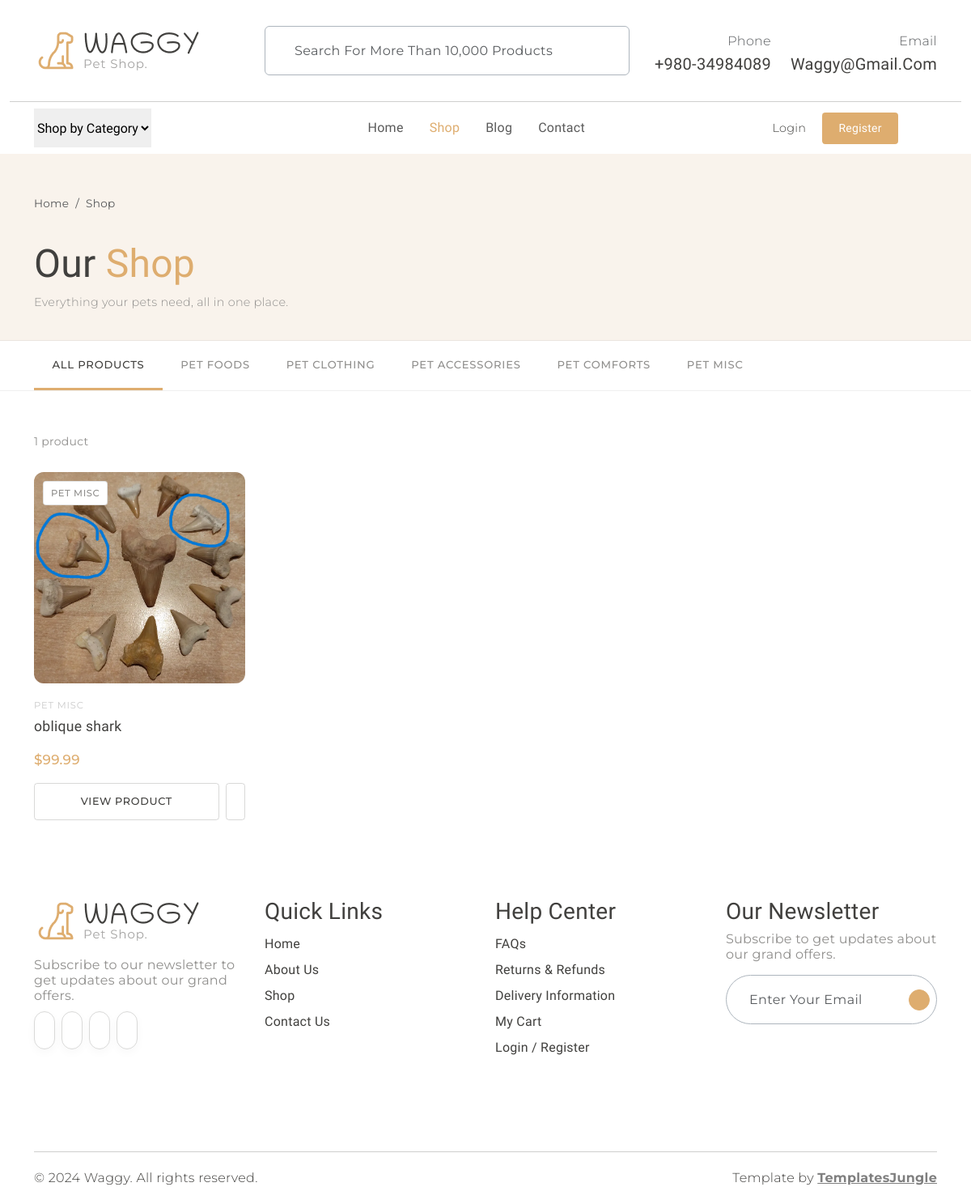
Page /shop/ on the earlier database version.
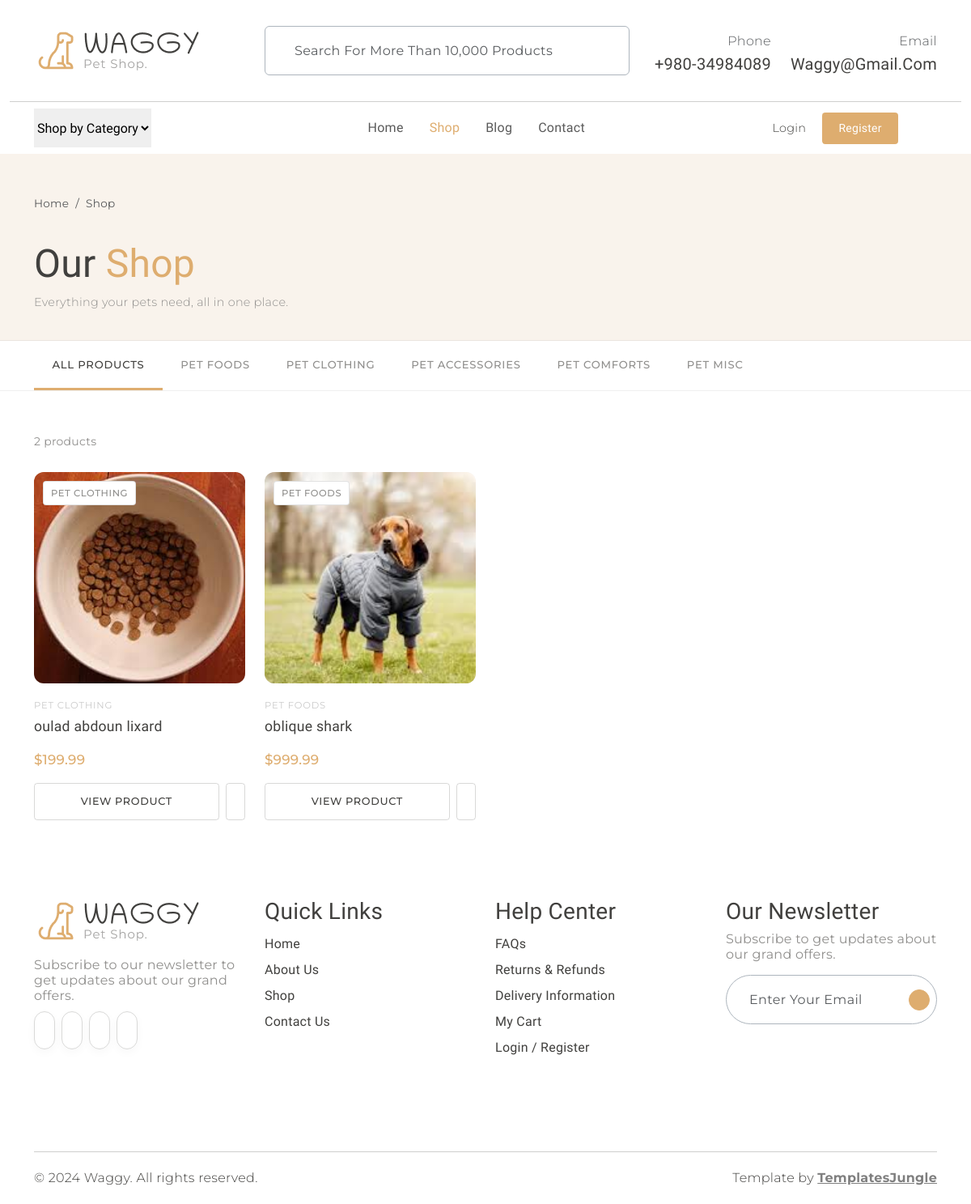
Same page on the later database version.
### models.py (models this page shows, shortened)
class Product(db.Model):
    __tablename__ = "products"
    id                   = db.Column(db.Integer,     primary_key=True)
    name                 = db.Column(db.String(120), nullable=False)
    slug                 = db.Column(db.String(160), unique=True, nullable=True, index=True)
    category             = db.Column(db.String(30),  nullable=False, default="misc")
    description          = db.Column(db.Text,        nullable=False, default="")
    extended_description = db.Column(db.Text,        nullable=False, default="")
    image_filename       = db.Column(db.String(256), nullable=True)
    price                = db.Column(db.Float,       nullable=False, default=0.0)
    is_active            = db.Column(db.Boolean,     nullable=False, default=True)
    stock                = db.Column(db.Integer,     nullable=False, default=0)
    created_at           = db.Column(db.DateTime,    nullable=False, default=datetime.utcnow)
    updated_at           = db.Column(db.DateTime,    nullable=False, default=datetime.utcnow,
                                     onupdate=datetime.utcnow)
    cart_items = db.relationship(
        "CartItem",
        backref=db.backref("product", lazy="joined"),
        cascade="all, delete-orphan",
        passive_deletes=True,
    )
    @property
    def category_label(self) -> str:
        return PRODUCT_CATEGORIES.get(self.category, self.category.capitalize())
    @property
    def image_url(self) -> str:
        if self.image_filename:
            return f"images/products/{self.image_filename}"
        return "images/item1.jpg"

### shop.py (the view)
@shop_bp.route("/")
def index():
    category = request.args.get("category", "all")
    q = Product.query.filter_by(is_active=True)
    if category and category != "all":
        q = q.filter_by(category=category)
    products = q.order_by(Product.created_at.desc()).all()
    return render_template(
        "shop/index.html",
        products=products,
        categories=PRODUCT_CATEGORIES,
        active_category=category,
    )

### templates/shop/index.html (shortened to what this page needs)
{% extends "base.html" %}
{% block content %}
<div class="shop-hero">
  <div class="container">
    <nav aria-label="breadcrumb" class="mb-2">
      <ol class="breadcrumb mb-0">
        <li class="breadcrumb-item"><a href="{{ url_for('main.index') }}" class="text-muted text-decoration-none">Home</a></li>
        <li class="breadcrumb-item active text-muted">Shop</li>
      </ol>
    </nav>
    <h1 class="fw-normal">Our <span class="text-primary">Shop</span></h1>
    <p class="secondary-font mb-0" style="color:#908F8D; font-size:0.9rem;">
      Everything your pets need, all in one place.
    </p>
  </div>
</div>
<div class="category-bar">
  <div class="container">
    <div class="inner">
      <a href="{{ url_for('shop.index') }}"
         class="cat-btn {% if active_category == 'all' %}active{% endif %}">
        All Products
      </a>
      {% for key, label in categories.items() %}
        <a href="{{ url_for('shop.index', category=key) }}"
           class="cat-btn {% if active_category == key %}active{% endif %}">
          {{ label }}
        </a>
      {% endfor %}
    </div>
  </div>
</div>
<div class="container my-5">
  <div class="results-bar">
    <span class="results-count">
      {% if products %}
        {{ products | length }} product{{ 's' if products | length != 1 }}
      {% else %}
        No products found
      {% endif %}
    </span>
  </div>
  {% if products %}
    <div class="row row-cols-2 row-cols-md-3 row-cols-lg-4 g-4">
      {% for product in products %}
        <div class="col">
          <div class="product-card">
            <div class="product-card__img-wrap">
              <a href="{{ url_for('shop.product_detail', slug=product.slug) }}">
                <img
                  src="{{ url_for('static', filename=product.image_url) }}"
                  alt="{{ product.name }}"
                  onerror="this.src='{{ url_for('static', filename='images/item1.jpg') }}'"
                >
              </a>
              <span class="product-card__badge">{{ product.category_label }}</span>
            </div>
            <div class="product-card__body">
              <div class="product-card__cat">{{ product.category_label }}</div>
              <a href="{{ url_for('shop.product_detail', slug=product.slug) }}"
                 class="product-card__name">
                {{ product.name }}
              </a>
              <div class="product-card__price">${{ "%.2f" | format(product.price) }}</div>
              <div class="product-card__actions">
                <a href="{{ url_for('shop.product_detail', slug=product.slug) }}"
                   class="btn-add-cart">View Product</a>
                <a href="#" class="btn-wishlist-sm" title="Add to wishlist">
                </a>
              </div>
            </div>
          </div>
        </div>
      {% endfor %}
    </div>
  {% endif %}
</div>
{% endblock %}

### templates/base.html (shortened to what this page needs)
<!DOCTYPE html>
<html lang="en">
<head>
  <link rel="stylesheet" href="https://cdn.jsdelivr.net/npm/swiper@9/swiper-bundle.min.css" />
  <link href="https://cdn.jsdelivr.net/npm/bootstrap@5.3.0-alpha3/dist/css/bootstrap.min.css" rel="stylesheet"
>
  <link rel="stylesheet" href="{{ url_for('static', filename='css/normalize.css') }}">
  <link rel="stylesheet" href="{{ url_for('static', filename='css/vendor.css') }}">
  <link rel="stylesheet" href="{{ url_for('static', filename='style.css') }}">
</head>
<body>
  <header>
    <div class="container py-2">
      <div class="row py-4 pb-0 pb-sm-4 align-items-center">
        <div class="col-sm-4 col-lg-3 text-center text-sm-start">
          <a href="{{ url_for('main.index') }}">
            <img src="{{ url_for('static', filename='images/logo.png') }}" alt="Waggy" class="img-fluid">
          </a>
        </div>
        <div class="col-sm-6 offset-sm-2 offset-md-0 col-lg-5 d-none d-lg-block">
          <div class="search-bar border rounded-2 px-3 border-dark-subtle">
            <form class="text-center d-flex align-items-center"
                  action="{{ url_for('shop.search') }}" method="get">
              <input type="text" class="form-control border-0 bg-transparent"
                     placeholder="Search for more than 10,000 products"
                     name="q"
                     value="{{ request.args.get('q', '') if request.endpoint == 'shop.search' else '' }}" />
            </form>
          </div>
        </div>
        <div class="col-sm-8 col-lg-4 d-flex justify-content-end gap-4 align-items-center mt-4 mt-sm-0 justify-content-center justify-content-sm-end">
          <div class="support-box text-end d-none d-xl-block">
            <span class="fs-6 secondary-font text-muted">Phone</span>
            <h5 class="mb-0">+980-34984089</h5>
          </div>
          <div class="support-box text-end d-none d-xl-block">
            <span class="fs-6 secondary-font text-muted">Email</span>
            <h5 class="mb-0">waggy@gmail.com</h5>
          </div>
        </div>
      </div>
    </div>
    <div class="container-fluid"><hr class="m-0"></div>
    <div class="container">
      <nav class="main-menu d-flex navbar navbar-expand-lg">
        <div class="offcanvas offcanvas-end" tabindex="-1" id="offcanvasNavbar">
          <div class="offcanvas-body justify-content-between">
            <select class="filter-categories border-0 mb-0 me-5">
              <option>Shop by Category</option>
            </select>
            <ul class="navbar-nav menu-list list-unstyled d-flex gap-md-3 mb-0">
              <li class="nav-item">
                <a href="{{ url_for('main.index') }}"
                   class="nav-link {% if request.endpoint == 'main.index' %}active{% endif %}">
                  Home
                </a>
              </li>
              <li class="nav-item">
                <a href="{{ url_for('shop.index') }}"
                   class="nav-link {% if request.endpoint and request.endpoint.startswith('shop.') %}active{% endif %}">
                  Shop
                </a>
              </li>
              <li class="nav-item">
                <a href="#" class="nav-link">Blog</a>
              </li>
              <li class="nav-item">
                <a href="#" class="nav-link">Contact</a>
              </li>
            </ul>
            <div class="d-none d-lg-flex align-items-center">
              <ul class="d-flex justify-content-end list-unstyled m-0 align-items-center gap-1">
                {% if current_user.is_authenticated %}
                  <li class="nav-item dropdown">
                    <a class="nav-link dropdown-toggle d-flex align-items-center gap-1 mx-2"
                       href="#" role="button" data-bs-toggle="dropdown" aria-expanded="false">
                      <iconify-icon icon="healthicons:person" class="fs-4"></iconify-icon>
                      <span class="secondary-font" style="font-size:0.9rem; font-weight:500;">
                        {{ current_user.username }}
                      </span>
                      {% if current_user.is_admin %}
                        <span class="badge rounded-pill bg-primary ms-1"
                              style="font-family:var(--secondary-font); font-size:0.65rem; padding:0.3em 0.6em;">
                          Admin
                        </span>
                      {% endif %}
                    </a>
                    <ul class="dropdown-menu dropdown-menu-end" style="min-width:180px;">
                      <li>
                        <a class="dropdown-item secondary-font" href="{{ url_for('main.dashboard') }}">
                          <iconify-icon icon="la:tachometer-alt" class="me-1"></iconify-icon>
                          Dashboard
                        </a>
                      </li>
                      <li>
                        <a class="dropdown-item secondary-font" href="{{ url_for('cart.view_cart') }}">
                          <iconify-icon icon="la:shopping-cart" class="me-1"></iconify-icon>
                          My Cart
                          {% if cart_count > 0 %}
                            <span class="badge bg-primary rounded-pill ms-1"
                                  style="font-size:0.65rem;">{{ cart_count }}</span>
                          {% endif %}
                        </a>
                      </li>
                      {% if current_user.is_admin %}
                        <li>
                          <a class="dropdown-item secondary-font" href="{{ url_for('shop.change_listing') }}">
                            <iconify-icon icon="la:cogs" class="me-1"></iconify-icon>
                            Manage Listings
                          </a>
                        </li>
                      {% endif %}
                      <li><hr class="dropdown-divider"></li>
                      <li>
                        <a class="dropdown-item secondary-font text-danger" href="{{ url_for('auth.logout') }}">
                          <iconify-icon icon="la:sign-out-alt" class="me-1"></iconify-icon>
                          Logout
                        </a>
                      </li>
                    </ul>
                  </li>
                {% else %}
                  <li>
                    <a href="{{ url_for('auth.login') }}" class="mx-2 nav-link d-flex align-items-center gap-1">
                      <span class="secondary-font d-none d-xl-inline" style="font-size:0.9rem;">Login</span>
                    </a>
                  </li>
                  <li>
                    <a href="{{ url_for('auth.register') }}"
                       class="btn btn-primary rounded-1 mx-2"
                       style="padding:0.5rem 1.2rem; font-size:0.875rem;">
                      Register
                    </a>
                  </li>
                {% endif %}
                <li>
                </li>
                <li class="position-relative">
                </li>
              </ul>
            </div>
          </div>
        </div>
      </nav>
    </div>
  </header>
  {% block content %}{% endblock %}
  <footer id="footer" class="my-5">
    <div class="container py-5 my-5">
      <div class="row">
        <div class="col-md-3">
          <div class="footer-menu">
            <img src="{{ url_for('static', filename='images/logo.png') }}" alt="Waggy">
            <p class="blog-paragraph fs-6 mt-3">Subscribe to our newsletter to get updates about our grand offers.</p>
            <div class="social-links">
              <ul class="d-flex list-unstyled gap-2">
                <li class="social"><a href="#"><iconify-icon class="social-icon" icon="ri:facebook-fill"></iconify-icon></a></li>
                <li class="social"><a href="#"><iconify-icon class="social-icon" icon="ri:twitter-fill"></iconify-icon></a></li>
                <li class="social"><a href="#"><iconify-icon class="social-icon" icon="ri:instagram-fill"></iconify-icon></a></li>
                <li class="social"><a href="#"><iconify-icon class="social-icon" icon="ri:youtube-fill"></iconify-icon></a></li>
              </ul>
            </div>
          </div>
        </div>
        <div class="col-md-3">
          <div class="footer-menu">
            <h3>Quick Links</h3>
            <ul class="menu-list list-unstyled">
              <li class="menu-item"><a href="{{ url_for('main.index') }}" class="nav-link">Home</a></li>
              <li class="menu-item"><a href="#" class="nav-link">About Us</a></li>
              <li class="menu-item"><a href="{{ url_for('shop.index') }}" class="nav-link">Shop</a></li>
              <li class="menu-item"><a href="#" class="nav-link">Contact Us</a></li>
            </ul>
          </div>
        </div>
        <div class="col-md-3">
          <div class="footer-menu">
            <h3>Help Center</h3>
            <ul class="menu-list list-unstyled">
              <li class="menu-item"><a href="#" class="nav-link">FAQs</a></li>
              <li class="menu-item"><a href="#" class="nav-link">Returns &amp; Refunds</a></li>
              <li class="menu-item"><a href="#" class="nav-link">Delivery Information</a></li>
              <li class="menu-item">
                <a href="{{ url_for('cart.view_cart') }}" class="nav-link">My Cart</a>
              </li>
              {% if current_user.is_authenticated %}
                <li class="menu-item"><a href="{{ url_for('main.dashboard') }}" class="nav-link">My Account</a></li>
              {% else %}
                <li class="menu-item"><a href="{{ url_for('auth.login') }}" class="nav-link">Login / Register</a></li>
              {% endif %}
            </ul>
          </div>
        </div>
        <div class="col-md-3">
          <div>
            <h3>Our Newsletter</h3>
            <p class="blog-paragraph fs-6">Subscribe to get updates about our grand offers.</p>
            <div class="search-bar border rounded-pill border-dark-subtle px-2">
              <form class="text-center d-flex align-items-center" action="" method="post">
                <input type="email" class="form-control border-0 bg-transparent" placeholder="Enter your email" />
                <iconify-icon class="send-icon" icon="tabler:location-filled"></iconify-icon>
              </form>
            </div>
          </div>
        </div>
      </div>
    </div>
  </footer>
  <div id="footer-bottom">
    <div class="container">
      <hr class="m-0">
      <div class="row mt-3">
        <div class="col-md-6 copyright">
          <p class="secondary-font">© 2024 Waggy. All rights reserved.</p>
        </div>
        <div class="col-md-6 text-md-end">
          <p class="secondary-font">
            Template by <a href="https://templatesjungle.com/" target="_blank"
              class="text-decoration-underline fw-bold text-black-50">TemplatesJungle</a>
          </p>
        </div>
      </div>
    </div>
  </div>
</body>
</html>

Differences in the rows shown:
added Product: image_filename (picture), category_label "PET CLOTHING", name "oulad abdoun lixard", price "199.99"
changed Product "oblique shark": image_filename: a different picture; category_label "PET MISC" → "PET FOODS"; price "99.99" → "999.99"
Other differences:
{{ products | length }}: "1" → "2"
{{ 's' if products | length != 1 }}: (not shown) → "s"
